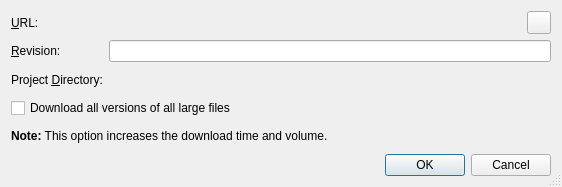
<?xml version="1.0" encoding="UTF-8"?>
<ui version="4.0">
 <class>HgNewProjectOptionsDialog</class>
 <widget class="QDialog" name="HgNewProjectOptionsDialog">
  <property name="geometry">
   <rect>
    <x>0</x>
    <y>0</y>
    <width>562</width>
    <height>187</height>
   </rect>
  </property>
  <property name="windowTitle">
   <string>New Project from Repository</string>
  </property>
  <property name="whatsThis">
   <string>&lt;b&gt;New Project from Repository Dialog&lt;/b&gt;
&lt;p&gt;Enter the various repository infos into the entry fields. These values are used, when the new project is retrieved from the repository. If the checkbox is selected, the URL must end in the project name. A repository layout with project/tags, project/branches and project/trunk will be assumed. In this case, you may enter a tag or branch, which must look like tags/tagname or branches/branchname. If the checkbox is not selected, the URL must contain the complete path in the repository.&lt;/p&gt;
&lt;p&gt;For remote repositories the URL must contain the hostname.&lt;/p&gt;</string>
  </property>
  <property name="sizeGripEnabled">
   <bool>true</bool>
  </property>
  <layout class="QGridLayout" name="gridLayout">
   <item row="4" column="0" colspan="3">
    <widget class="QLabel" name="lfNoteLabel">
     <property name="text">
      <string>&lt;b&gt;Note:&lt;/b&gt; This option increases the download time and volume.</string>
     </property>
     <property name="wordWrap">
      <bool>true</bool>
     </property>
    </widget>
   </item>
   <item row="0" column="1">
    <widget class="EricComboPathPicker" name="vcsUrlPicker" native="true">
     <property name="sizePolicy">
      <sizepolicy hsizetype="Expanding" vsizetype="Preferred">
       <horstretch>0</horstretch>
       <verstretch>0</verstretch>
      </sizepolicy>
     </property>
     <property name="focusPolicy">
      <enum>Qt::StrongFocus</enum>
     </property>
     <property name="toolTip">
      <string>Enter the URL of the repository</string>
     </property>
    </widget>
   </item>
   <item row="1" column="0">
    <widget class="QLabel" name="vcsRevisionLabel">
     <property name="text">
      <string>&amp;Revision:</string>
     </property>
     <property name="buddy">
      <cstring>vcsRevisionEdit</cstring>
     </property>
    </widget>
   </item>
   <item row="1" column="1" colspan="2">
    <widget class="QLineEdit" name="vcsRevisionEdit">
     <property name="toolTip">
      <string>Enter the revision the new project should be generated from</string>
     </property>
     <property name="whatsThis">
      <string/>
     </property>
    </widget>
   </item>
   <item row="2" column="1" colspan="2">
    <widget class="EricPathPicker" name="vcsProjectDirPicker" native="true">
     <property name="sizePolicy">
      <sizepolicy hsizetype="Expanding" vsizetype="Preferred">
       <horstretch>0</horstretch>
       <verstretch>0</verstretch>
      </sizepolicy>
     </property>
     <property name="focusPolicy">
      <enum>Qt::StrongFocus</enum>
     </property>
     <property name="toolTip">
      <string>Enter the directory of the new project.</string>
     </property>
     <property name="whatsThis">
      <string>&lt;b&gt;Project Directory&lt;/b&gt;
&lt;p&gt;Enter the directory of the new project. It will be retrieved from 
the repository and be placed in this directory.&lt;/p&gt;</string>
     </property>
    </widget>
   </item>
   <item row="3" column="0" colspan="3">
    <widget class="QCheckBox" name="largeCheckBox">
     <property name="text">
      <string>Download all versions of all large files</string>
     </property>
    </widget>
   </item>
   <item row="2" column="0">
    <widget class="QLabel" name="TextLabel4">
     <property name="text">
      <string>Project &amp;Directory:</string>
     </property>
     <property name="buddy">
      <cstring>vcsProjectDirPicker</cstring>
     </property>
    </widget>
   </item>
   <item row="5" column="0" colspan="3">
    <widget class="QDialogButtonBox" name="buttonBox">
     <property name="orientation">
      <enum>Qt::Horizontal</enum>
     </property>
     <property name="standardButtons">
      <set>QDialogButtonBox::Cancel|QDialogButtonBox::Ok</set>
     </property>
    </widget>
   </item>
   <item row="0" column="0">
    <widget class="QLabel" name="TextLabel2">
     <property name="text">
      <string>&amp;URL:</string>
     </property>
     <property name="buddy">
      <cstring>vcsUrlPicker</cstring>
     </property>
    </widget>
   </item>
   <item row="0" column="2">
    <widget class="QToolButton" name="vcsUrlClearHistoryButton">
     <property name="toolTip">
      <string>Press to clear the history of entered repository URLs</string>
     </property>
    </widget>
   </item>
  </layout>
 </widget>
 <pixmapfunction>qPixmapFromMimeSource</pixmapfunction>
 <customwidgets>
  <customwidget>
   <class>EricPathPicker</class>
   <extends>QWidget</extends>
   <header>EricWidgets/EricPathPicker.h</header>
   <container>1</container>
  </customwidget>
  <customwidget>
   <class>EricComboPathPicker</class>
   <extends>QWidget</extends>
   <header>EricWidgets/EricPathPicker.h</header>
   <container>1</container>
  </customwidget>
 </customwidgets>
 <tabstops>
  <tabstop>vcsUrlPicker</tabstop>
  <tabstop>vcsUrlClearHistoryButton</tabstop>
  <tabstop>vcsRevisionEdit</tabstop>
  <tabstop>vcsProjectDirPicker</tabstop>
  <tabstop>largeCheckBox</tabstop>
 </tabstops>
 <resources/>
 <connections>
  <connection>
   <sender>buttonBox</sender>
   <signal>accepted()</signal>
   <receiver>HgNewProjectOptionsDialog</receiver>
   <slot>accept()</slot>
   <hints>
    <hint type="sourcelabel">
     <x>37</x>
     <y>176</y>
    </hint>
    <hint type="destinationlabel">
     <x>38</x>
     <y>198</y>
    </hint>
   </hints>
  </connection>
  <connection>
   <sender>buttonBox</sender>
   <signal>rejected()</signal>
   <receiver>HgNewProjectOptionsDialog</receiver>
   <slot>reject()</slot>
   <hints>
    <hint type="sourcelabel">
     <x>147</x>
     <y>177</y>
    </hint>
    <hint type="destinationlabel">
     <x>153</x>
     <y>197</y>
    </hint>
   </hints>
  </connection>
 </connections>
</ui>
